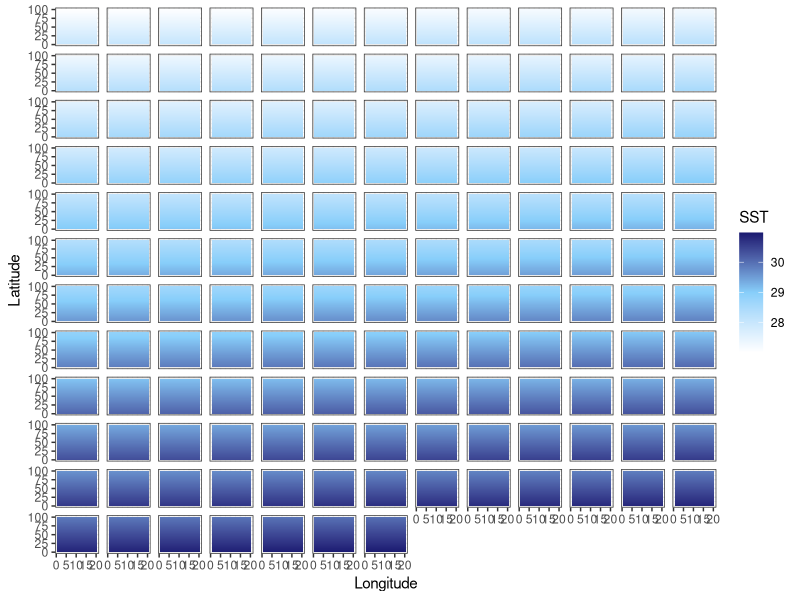
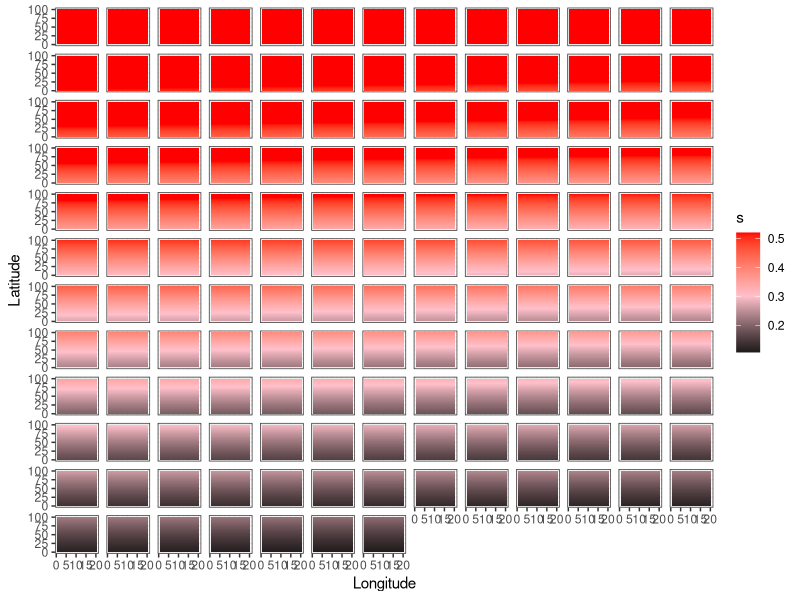
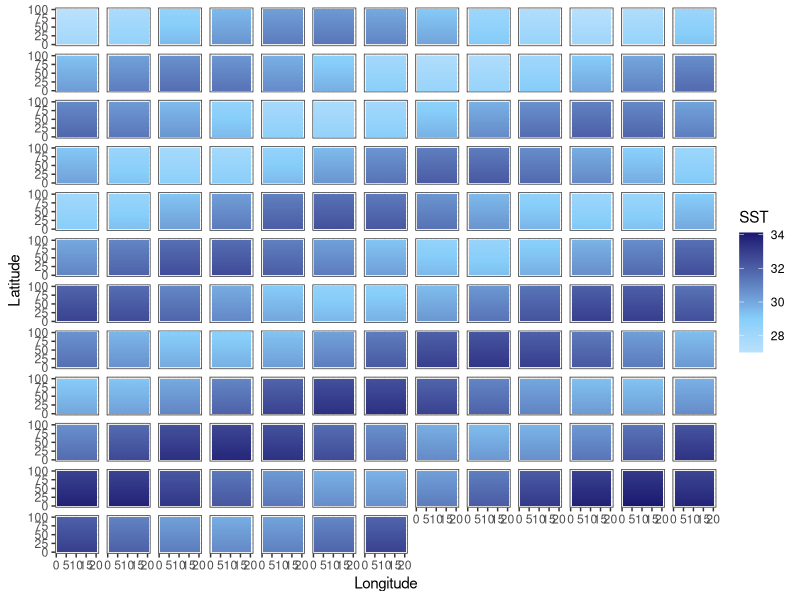
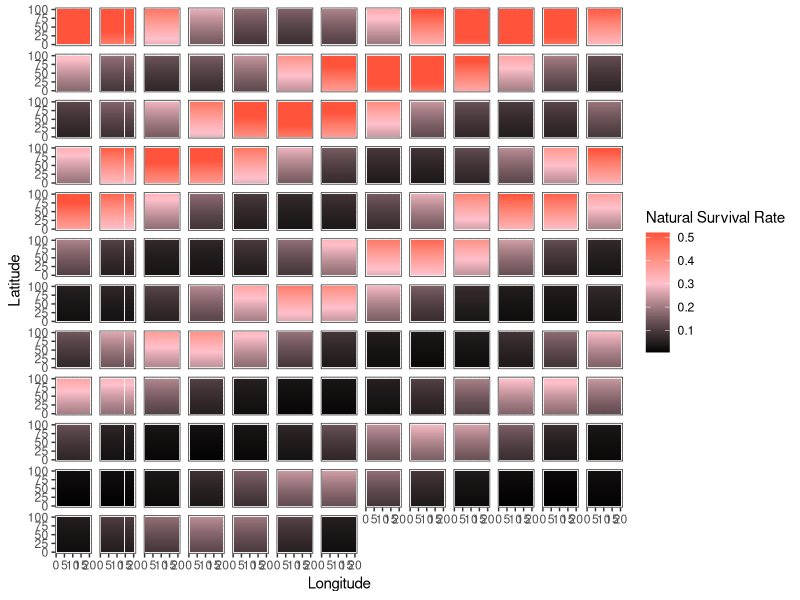
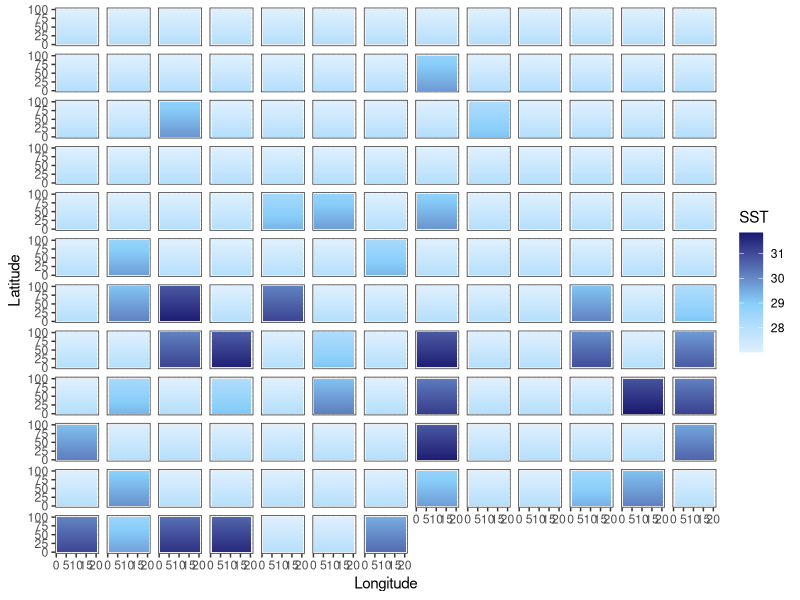
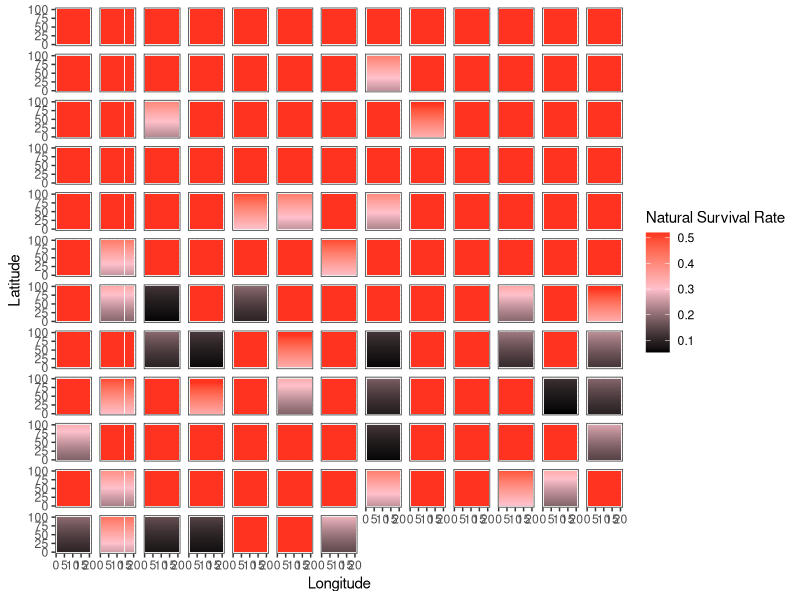

The R source for these figures, in order:
library(tidyverse)
library(here)

addTaskCallback(function(...) {set.seed(42);TRUE})
options(warn=-1)

years = 150
NS.patches = 100
EW.patches = 20
opt.temp = 25

calc_temp_mortality <- function(SST, opt.temp, temp.range, s) {
  nat.m = array(0, c(nrow(SST), ncol(SST)))
  m = 1 - exp((-(SST[,] - opt.temp)^2)/(temp.range^2)) # temperature based mortality function from Walsworth et al.
  m = 1 - m
  nat.m = ifelse(m > s, s, m)
  return(nat.m)
}

# 0.3678794 29
# 0.2096114 30
# 0.1053992 31
# 0.0467706 32
# 0.0183156 33


### UNCOMMENT FOR CONSTANT MEAN SHIFT SST
SST.patches.mean <- array(0, c(NS.patches, EW.patches, years))
start_SST = (opt.temp + 2) + NS.patches*0.01

for (i in 1:years) {
  SST = start_SST
  for (lat in 1:NS.patches) {
    SST.patches.mean[lat,,i] = SST
    SST = SST - 0.01
  }
  start_SST = start_SST + 0.02
}

### UNCOMMENT FOR ENSO VARIABLE MEAN SST
SST.patches.enso <- array(0, c(NS.patches, EW.patches, years))
start_SST = (opt.temp + 2) + NS.patches*0.01

t=seq(1,years,1)
enso.value = sin(0.6*t) + 0.02

for (i in 1:years) {
  SST = start_SST
  for (lat in 1:NS.patches) {
    SST.patches.enso[lat,,i] = SST
    SST = SST - 0.01
  }
  start_SST = start_SST + enso.value[i]
}

### UNCOMMENT FOR SHOCK SST CHANGES
SST.patches.shock <- array(0, c(NS.patches, EW.patches, years))
start_SST = (opt.temp + 2) + NS.patches*0.01

for (i in 1:years) {
  heat_prob = runif(1, 0, 1)
  if ((i < 75 & heat_prob < 0.1) | (i >= 75 & heat_prob < 0.35)) {
    intensity <- runif(1, 1, ifelse(i < 75, 2, 4))
    SST = start_SST + intensity
  } else {
    SST = start_SST
  }
  for (lat in 1:NS.patches) {
    SST.patches.shock[lat,,i] = SST
    SST = SST - 0.01
  }
}

output_df_mean = data.frame() #create dataframe to hold results
output_df_enso = data.frame()
output_df_shock = data.frame()


# Mean --------------------------------------------------------------------

for(b in 1:years) {
  SSTdf_mean = SST.patches.mean[,,b] %>% 
    as.data.frame() 
  
  SSTdf_mean$lat = c(1:NS.patches)
  SSTdf_mean$year = paste0(b)
  
  output_df_mean = bind_rows(output_df_mean, SSTdf_mean)
}

SSTdf_mean = output_df_mean %>% 
  pivot_longer(V1:V20,
               names_to = "lon",
               values_to = "sst") %>% 
  mutate(lon = case_when(
    lon == "V1" ~ 1,
    lon == "V2" ~ 2,
    lon == "V3" ~ 3,
    lon == "V4" ~ 4,
    lon == "V5" ~ 5,
    lon == "V6" ~ 6,
    lon == "V7" ~ 7,
    lon == "V8" ~ 8,
    lon == "V9" ~ 9,
    lon == "V10" ~ 10,
    lon == "V11" ~ 11,
    lon == "V12" ~ 12,
    lon == "V13" ~ 13,
    lon == "V14" ~ 14,
    lon == "V15" ~ 15,
    lon == "V16" ~ 16,
    lon == "V17" ~ 17,
    lon == "V18" ~ 18,
    lon == "V19" ~ 19,
    lon == "V20" ~ 20
    )) %>% 
  mutate(year = as.numeric(year))

mt = ggplot(SSTdf_mean, aes(lon, lat, fill = sst)) +
  geom_tile() +
  labs(x = "Longitude", y = "Latitude", fill = "SST") +
  theme_bw() +
  scale_fill_gradient2(low = "white", high = "midnightblue", mid = "lightskyblue", midpoint = 29) +
  facet_wrap(~year) + 
  theme(
    strip.background = element_blank(),
    strip.text.x = element_blank())

SSTdf_mean = SSTdf_mean %>% 
  mutate(mortality = 1 - (1 - exp((-(sst - 25)^2)/(4^2)))) %>% 
  mutate(survival = ifelse(mortality > 0.52, 0.52, mortality))

mm = ggplot(SSTdf_mean, aes(lon, lat, fill = survival)) +
  geom_tile() +
  labs(x = "Longitude", y = "Latitude", fill = "s") +
  theme_bw() +
  scale_fill_gradient2(low = "black", high = "red", mid = "pink", midpoint = .3) +
  facet_wrap(~year) + 
  theme(
    strip.background = element_blank(),
    strip.text.x = element_blank())

# ENSO --------------------------------------------------------------------

for(b in 1:years) {
  SSTdf_enso = SST.patches.enso[,,b] %>% 
    as.data.frame() 
  
  SSTdf_enso$lat = c(1:NS.patches)
  SSTdf_enso$year = paste0(b)
  
  output_df_enso = bind_rows(output_df_enso, SSTdf_enso)
}

SSTdf_enso = output_df_enso %>% 
  pivot_longer(V1:V20,
               names_to = "lon",
               values_to = "sst") %>% 
  mutate(lon = case_when(
    lon == "V1" ~ 1,
    lon == "V2" ~ 2,
    lon == "V3" ~ 3,
    lon == "V4" ~ 4,
    lon == "V5" ~ 5,
    lon == "V6" ~ 6,
    lon == "V7" ~ 7,
    lon == "V8" ~ 8,
    lon == "V9" ~ 9,
    lon == "V10" ~ 10,
    lon == "V11" ~ 11,
    lon == "V12" ~ 12,
    lon == "V13" ~ 13,
    lon == "V14" ~ 14,
    lon == "V15" ~ 15,
    lon == "V16" ~ 16,
    lon == "V17" ~ 17,
    lon == "V18" ~ 18,
    lon == "V19" ~ 19,
    lon == "V20" ~ 20
  )) %>% 
  mutate(year = as.numeric(year))

et = ggplot(SSTdf_enso, aes(lon, lat, fill = sst)) +
  geom_tile() +
  labs(x = "Longitude", y = "Latitude", fill = "SST") +
  theme_bw() +
  scale_fill_gradient2(low = "white", high = "midnightblue", mid = "lightskyblue", midpoint = 29) +
  facet_wrap(~year) + 
  theme(
    strip.background = element_blank(),
    strip.text.x = element_blank())

SSTdf_enso = SSTdf_enso %>% 
  mutate(mortality = 1 - (1 - exp((-(sst - 25)^2)/(4^2)))) %>% 
  mutate(survival = ifelse(mortality > 0.52, 0.52, mortality))

em = ggplot(SSTdf_enso, aes(lon, lat, fill = survival)) +
  geom_tile() +
  labs(x = "Longitude", y = "Latitude", fill = "Natural Survival Rate") +
  theme_bw() +
  scale_fill_gradient2(low = "black", high = "red", mid = "pink", midpoint = .3) +
  facet_wrap(~year) + 
  theme(
    strip.background = element_blank(),
    strip.text.x = element_blank())

# shock -------------------------------------------------------------------

for(b in 1:years) {
  SSTdf_shock = SST.patches.shock[,,b] %>% 
    as.data.frame() 
  
  SSTdf_shock$lat = c(1:NS.patches)
  SSTdf_shock$year = paste0(b)
  
  output_df_shock = bind_rows(output_df_shock, SSTdf_shock)
}

SSTdf_shock = output_df_shock %>% 
  pivot_longer(V1:V20,
               names_to = "lon",
               values_to = "sst") %>% 
  mutate(lon = case_when(
    lon == "V1" ~ 1,
    lon == "V2" ~ 2,
    lon == "V3" ~ 3,
    lon == "V4" ~ 4,
    lon == "V5" ~ 5,
    lon == "V6" ~ 6,
    lon == "V7" ~ 7,
    lon == "V8" ~ 8,
    lon == "V9" ~ 9,
    lon == "V10" ~ 10,
    lon == "V11" ~ 11,
    lon == "V12" ~ 12,
    lon == "V13" ~ 13,
    lon == "V14" ~ 14,
    lon == "V15" ~ 15,
    lon == "V16" ~ 16,
    lon == "V17" ~ 17,
    lon == "V18" ~ 18,
    lon == "V19" ~ 19,
    lon == "V20" ~ 20
  )) %>% 
  mutate(year = as.numeric(year))

st = ggplot(SSTdf_shock, aes(lon, lat, fill = sst)) +
  geom_tile() +
  labs(x = "Longitude", y = "Latitude", fill = "SST") +
  theme_bw() +
  scale_fill_gradient2(low = "white", high = "midnightblue", mid = "lightskyblue", midpoint = 29) +
  facet_wrap(~year) + 
  theme(
    strip.background = element_blank(),
    strip.text.x = element_blank())

SSTdf_shock = SSTdf_shock %>% 
  mutate(mortality = 1 - (1 - exp((-(sst - 25)^2)/(4^2)))) %>% 
  mutate(survival = ifelse(mortality > 0.52, 0.52, mortality))

sm = ggplot(SSTdf_shock, aes(lon, lat, fill = survival)) +
  geom_tile() +
  labs(x = "Longitude", y = "Latitude", fill = "Natural Survival Rate") +
  theme_bw() +
  scale_fill_gradient2(low = "black", high = "red", mid = "pink", midpoint = .3) +
  facet_wrap(~year) + 
  theme(
    strip.background = element_blank(),
    strip.text.x = element_blank())

ggsave(mt, file=paste0("mean_temp.pdf"), path = here("figs", "climate"), height = 10, width = 15)
ggsave(mm, file=paste0("mean_mortality.pdf"), path = here("figs", "climate"), height = 10, width = 15)
ggsave(et, file=paste0("enso_temp.pdf"), path = here("figs", "climate"), height = 10, width = 15)
ggsave(em, file=paste0("enso_mortality.pdf"), path = here("figs", "climate"), height = 10, width = 15)
ggsave(st, file=paste0("shock_temp.pdf"), path = here("figs", "climate"), height = 10, width = 15)
ggsave(sm, file=paste0("shock_mortality.pdf"), path = here("figs", "climate"), height = 10, width = 15)
